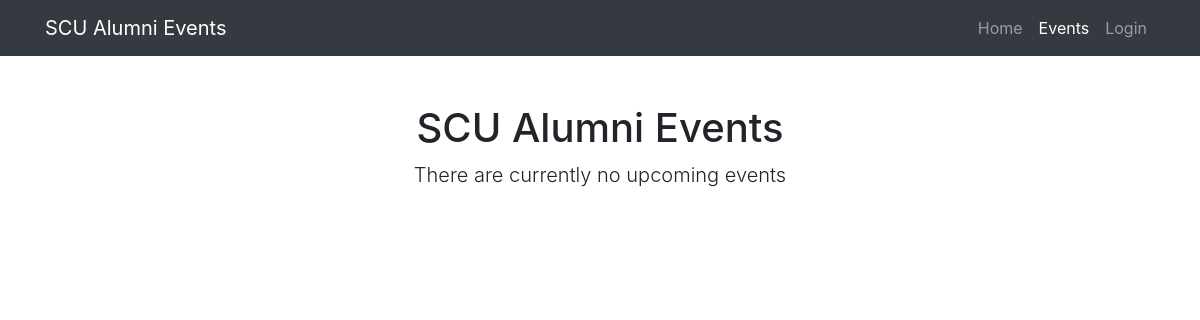
/attendance/events/, run on an earlier commit of the app's database.
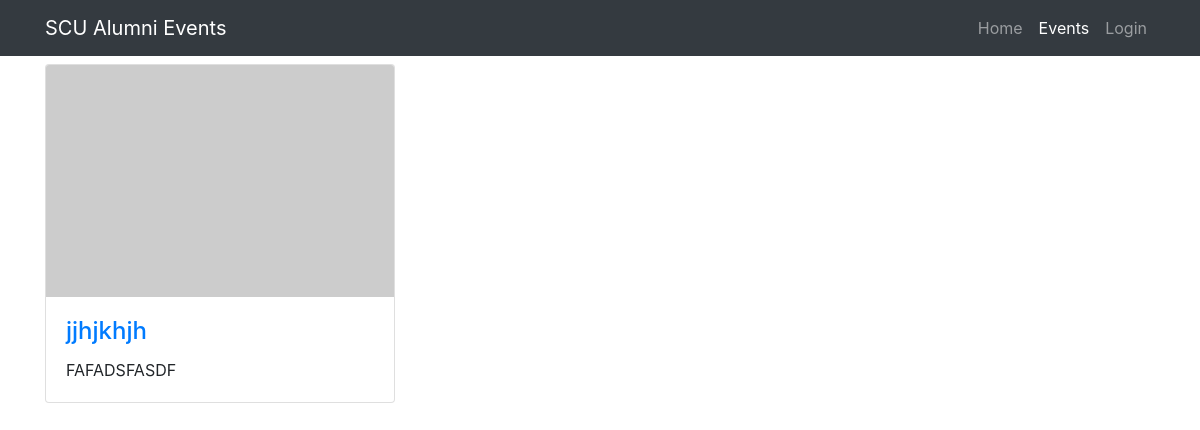
And on a later commit of the database.
### attendance/models.py (models this page shows, shortened)
class Event(models.Model):
    name = models.CharField(max_length=200, help_text='Enter an event name')
    description = models.TextField(max_length=1500, help_text='Enter an event description')
    location = models.CharField(max_length=75, help_text='Enter location of event')
    date = models.DateField()
    time = models.TimeField()
    numAttend = models.IntegerField(default=0)
    approved = models.BooleanField(default=False)
    image = models.ImageField()

### attendance/views.py (the view)
# urls.py: path('events/', views.EventListView.as_view(), name='events'),
class EventListView(generic.ListView):
    model = Event
    query_set = Event.objects.filter(date__gte=today).exclude(approved=False).order_by('date', 'time')[:21]
    template_name = 'listPage.html'
    def get_queryset(self):
        return self.query_set.all()  # all forces the query set to update

### attendance/templates/listPage.html (shortened to what this page needs)
<!DOCTYPE html>
<html lang="en">
<head>
  <link rel="stylesheet" href="https://stackpath.bootstrapcdn.com/bootstrap/4.1.3/css/bootstrap.min.css">
  <link href="https://s3-us-west-2.amazonaws.com/alumrecording/css/3-col-portfolio.css" rel="stylesheet">
</head>
<body>
  {% block navbar %}
  <nav class="navbar navbar-expand-lg navbar-dark bg-dark fixed-top">
    <div class="container">
      <a class="navbar-brand" href="{% url 'index' %}">SCU Alumni Events</a>
      <div class="collapse navbar-collapse" id="navbarResponsive">
        <ul class="navbar-nav ml-auto">
          <li class="nav-item">
            <a class="nav-link" href="{% url 'index' %}">Home</a>
          </li>
          <li class="nav-item active">
            <a class="nav-link" href="{% url 'events' %}">Events
            </a>
          </li>
          <li class="nav-item">
            {% if user.is_authenticated %}
            <a class="nav-link" href="{% url 'logout' %}">Logout</a>
            {% else %}
            <a class="nav-link" href="{% url 'login' %}">Login</a>
            {% endif %}
          </li>
        </ul>
      </div>
    </div>
  </nav>
  {% endblock %}
  {% block content %}
  <div class="container">
    <h1>Events List</h1>
    {% if event_list %}
    <div class="row mt-3">
      {% for event in event_list %}
      <div class="col-lg-4 col-sm-6 portfolio-item">
        <div class="card h-100">
          <a href="{% url 'event_detail' event.pk %}"><img class="card-img-top" src="http://placehold.it/750x500" alt=""></a>
          <div class="card-body">
            <h4 class="card-title">
              <a href="{% url 'event_detail' event.pk %}">{{ event.name }}</a>
            </h4>
            <p class="card-text">{{ event.description|truncatechars:300 }}</p>
          </div>
        </div>
      </div>
      {% endfor %}
    </div>
    {% else %}
    <div class="row">
      <div class="col-lg-12 text-center">
        <h1 class="mt-5">SCU Alumni Events</h1>
        <p class="lead">There are currently no upcoming events</p>
      </div>
    </div>
    {% endif %}
    {% endblock %}
</body>
</html>

What changed in the data, as far as the page shows it:
added Event: name "jjhjkhjh", description "FAFADSFASDF"
Also different on the page:
text no longer shown: "SCU Alumni Events There are currently no upcoming events"
